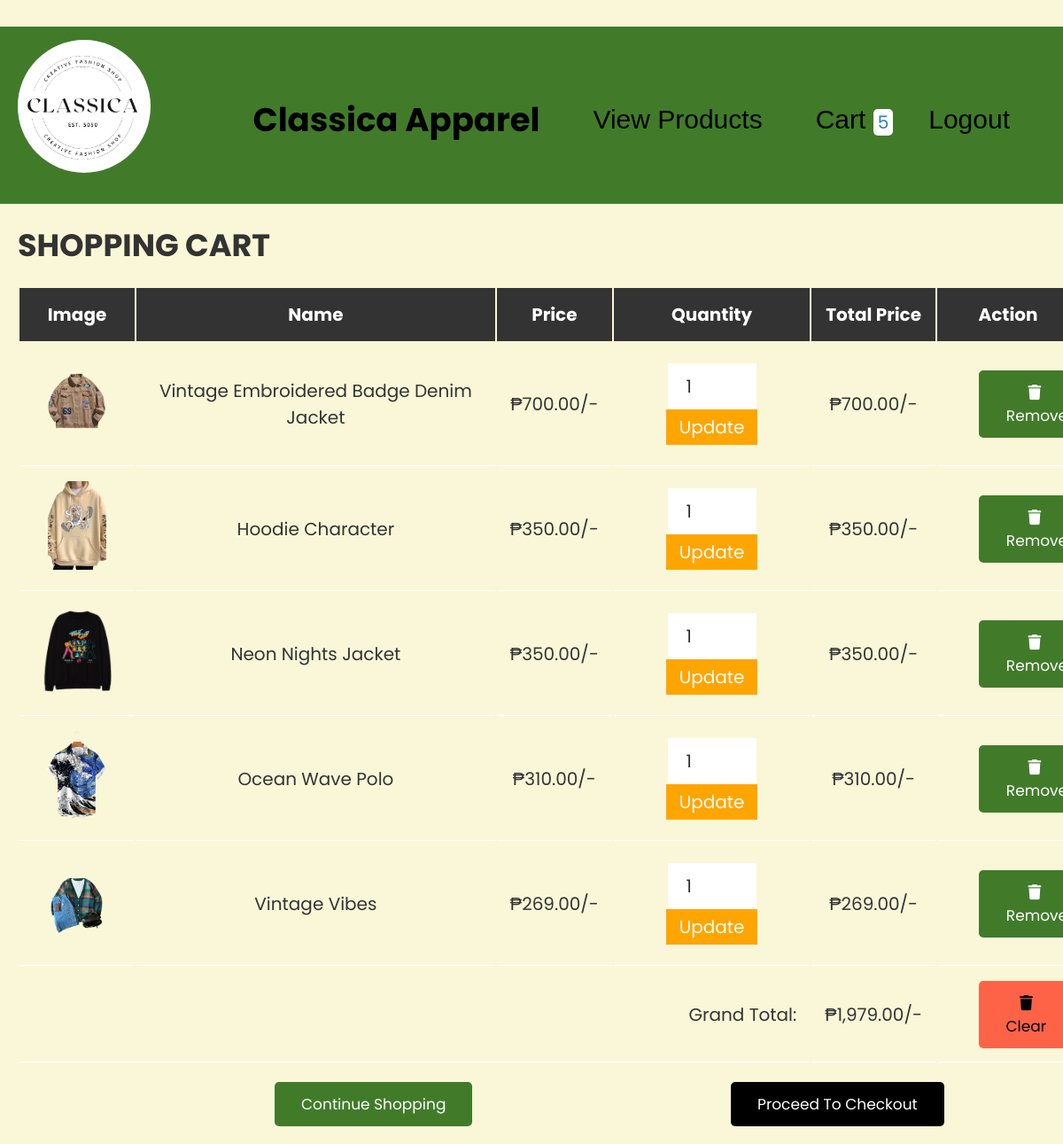
Page /cart.php on the earlier database version.
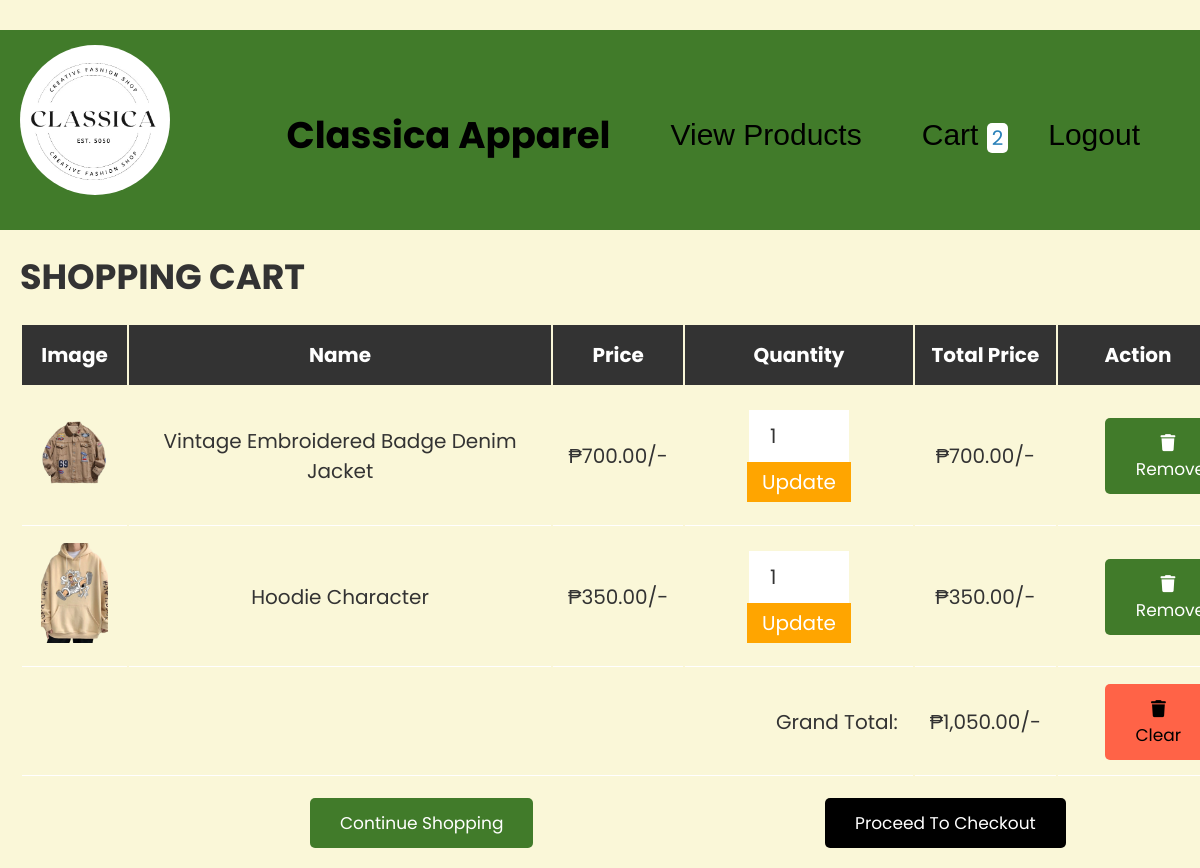
Same page on the later database version.
### tables this page shows
CREATE TABLE `cart` (
  `id` int(255) NOT NULL,
  `name` varchar(255) NOT NULL,
  `price` varchar(255) NOT NULL,
  `image` varchar(255) NOT NULL,
  `quantity` int(255) NOT NULL
);

### cart.php (the view, shortened to what this page needs)
<?php
@include 'config.php';
?>
<!DOCTYPE html>
<html lang="en">
<head>
   <link rel="stylesheet" href="https://cdnjs.cloudflare.com/ajax/libs/font-awesome/6.0.0/css/all.min.css">
   <link rel="stylesheet" href="css/style.css">
</head>
<body>
<header class="header">
   <div class="flex">
      <img src="uploaded_img/Classica_Logo.jpg" alt="Logo" class="logo">
      <nav class="navbar">
         <h1>Classica Apparel</h1>
         <a href="products.php">view products</a>
      <?php
      $select_rows = mysqli_query($conn, "SELECT * FROM `cart`") or die('query failed');
      $row_count = mysqli_num_rows($select_rows);
      ?>
         <a href="cart.php" class="cart">cart <span><?php echo $row_count; ?></span> </a>
         <a href="login.php" onclick="return confirmLogout()">Logout</a>
      </nav>
   </div>
</header>
<div class="container">
<section class="shopping-cart">
   <h1 class="heading">Shopping Cart</h1>
   <table>
      <thead>
         <th>Image</th>
         <th>Name</th>
         <th>Price</th>
         <th>Quantity</th>
         <th>Total Price</th>
         <th>Action</th>
      </thead>
      <tbody>
         <?php
         $select_cart = mysqli_query($conn, "SELECT * FROM `cart`");
         $grand_total = 0;
         if(mysqli_num_rows($select_cart) > 0){
            while($fetch_cart = mysqli_fetch_assoc($select_cart)){
               $sub_total = $fetch_cart['price'] * $fetch_cart['quantity'];
               $grand_total += $sub_total;
         ?>
         <tr>
            <td><img src="uploaded_img/<?php echo $fetch_cart['image']; ?>" height="100" alt=""></td>
            <td><?php echo $fetch_cart['name']; ?></td>
            <td>₱<?php echo number_format($fetch_cart['price'], 2); ?>/-</td>
            <td>
               <form action="" method="post">
                  <input type="number" name="update_quantity" min="1" value="<?php echo $fetch_cart['quantity']; ?>">
                  <input type="submit" value="Update" name="update_update_btn">
               </form>
            </td>
            <td>₱<?php echo number_format($sub_total, 2); ?>/-</td>
            <td><a href="cart.php?remove=<?php echo $fetch_cart['id']; ?>" onclick="return confirm('Remove item from cart?')" class="delete-btn"> <i class="fas fa-trash"></i> Remove</a></td>
         </tr>
         <?php
            }
         } else {
            echo '<tr><td colspan="6" style="text-align: center;">Your cart is empty</td></tr>';
         }
         ?>
         <?php if(mysqli_num_rows($select_cart) > 0) { ?>
          <tr class="table-bottom">
            <td colspan="4" style="text-align: right;">Grand Total:</td>
            <td>₱<?php echo number_format($grand_total, 2); ?>/-</td>
            <td><a href="cart.php?delete_all" onclick="return confirm('Are you sure you want to delete all?');" class="clear-btn"> <i class="fas fa-trash"></i> Clear </a></td>
         </tr>
         <?php } ?>
      </tbody>
   </table>
   <div class="checkout-btn">
      <a href="products.php" class="opt-btn" style="margin-top: 0;">Continue Shopping</a>
      <?php if($grand_total > 0) { ?>
         <a href="checkout.php" class="btn">Proceed to Checkout</a>
      <?php } else { ?>
         <a href="checkout.php" class="btn disabled" onclick="return false;">Proceed to Checkout</a>
      <?php } ?>
   </div>
</section>
</div>
</body>
</html>

Differences in the rows shown:
removed cart: image (picture), name "Neon Nights Jacket", price "350.00", update_quantity "1", sub_total "350.00"
removed cart: image (picture), name "Ocean Wave Polo", price "310.00", update_quantity "1", sub_total "310.00"
removed cart: image (picture), name "Vintage Vibes", price "269.00", update_quantity "1", sub_total "269.00"
Other differences:
$row_count: "5" → "2"
$grand_total: "1,979.00" → "1,050.00"
